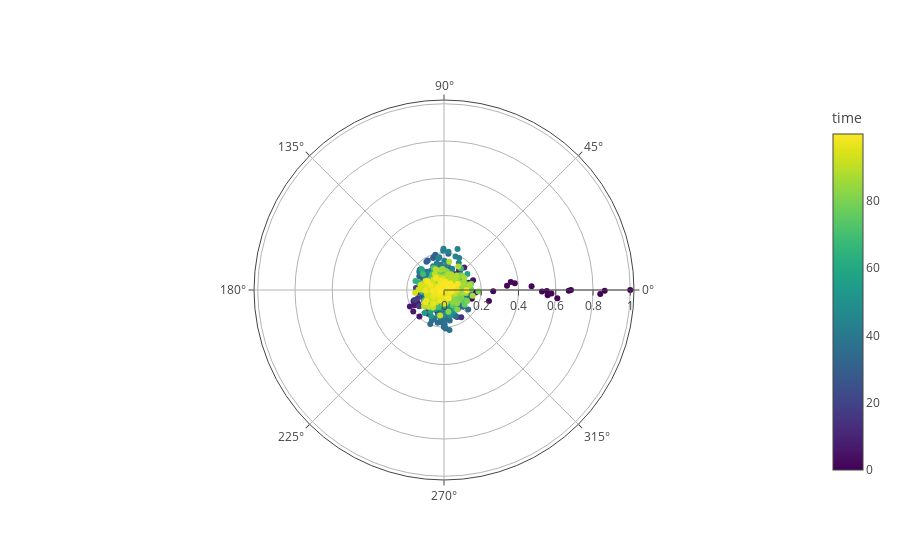

Notebook code for this chart:
### Markdown cell above
We integrate the oscillator using the Euler method.

### Code cell
time, theta, order, _ = kuramoto(100, 0, 100)

r = np.abs(order)
phi = np.degrees(np.arctan2(order.imag, order.real))

py.iplot([
    go.Scatterpolar(r=r, theta=phi, mode='markers', marker=dict(color=time, colorbar=dict(title='time'), colorscale='Viridis')),
])

### Figure 1 — Plotly figure (JSON) as saved in the notebook; plotly's stock layout.template omitted (floating-point values rounded to 4 significant figures; data arrays with more than 128 entries replaced by an {"elided": "..."} marker saying what was removed)
{"data": [{"marker": {"color": {"elided": "1000 float values"}, "colorbar": {"title": "time"}, "colorscale": "Viridis"}, "mode": "markers", "r": {"elided": "1000 float values"}, "theta": {"elided": "1000 float values"}, "type": "scatterpolar", "uid": "5c95c882-03dc-4789-9d7e-86d9f31af489"}], "layout": {}}
